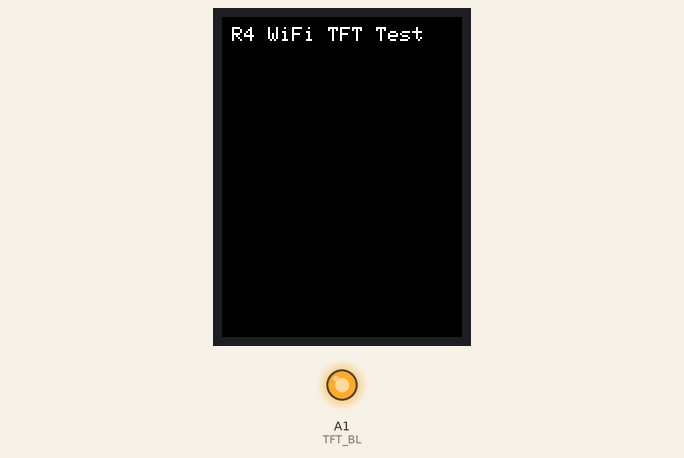
A sketch run on a simulated Arduino Uno, built with avr-gcc and run on an emulated ATmega328P. Parts: 320×240 colour display, output pins drawn as LEDs (lit = HIGH). Random numbers use the default seed unless the sketch sets one; what the sketch prints to the serial monitor is not drawn.

Above: at 1.3 s.
At 8.7 s:
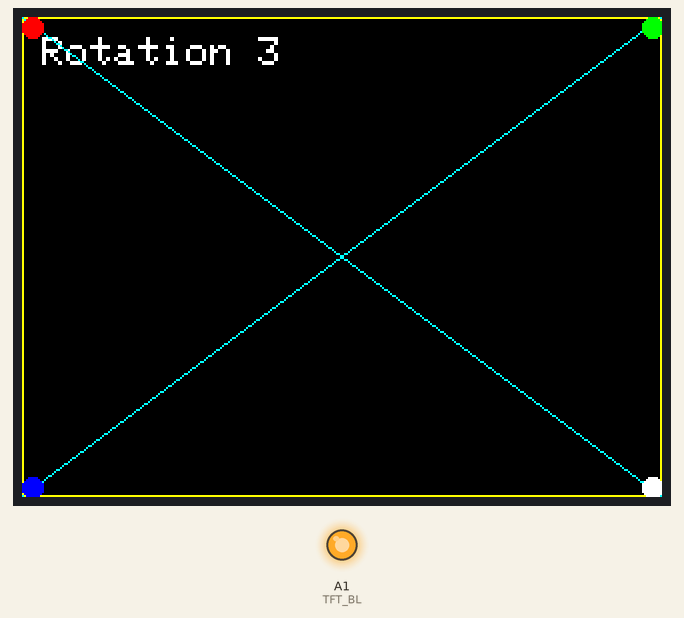
At 10.7 s:
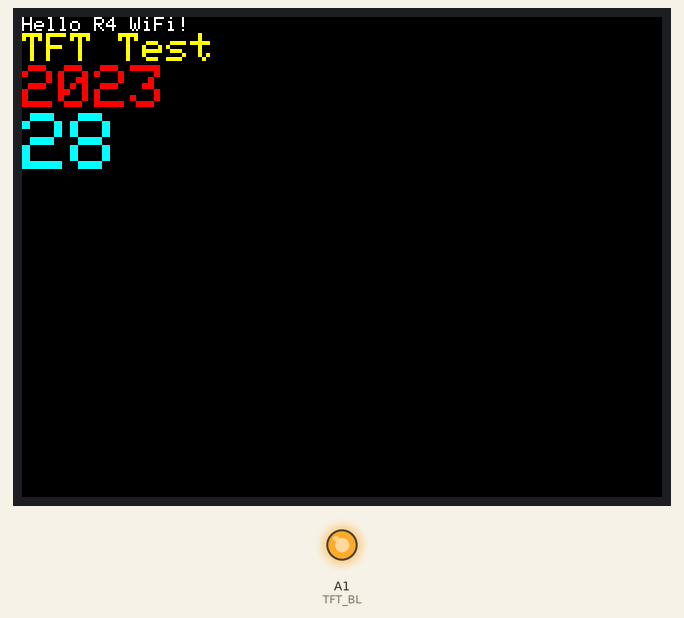
At 12.4 s:
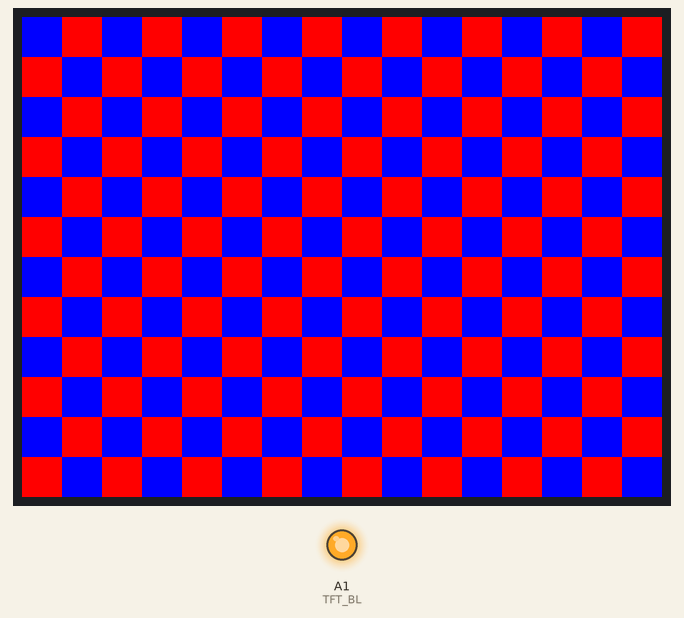
At 14.5 s:
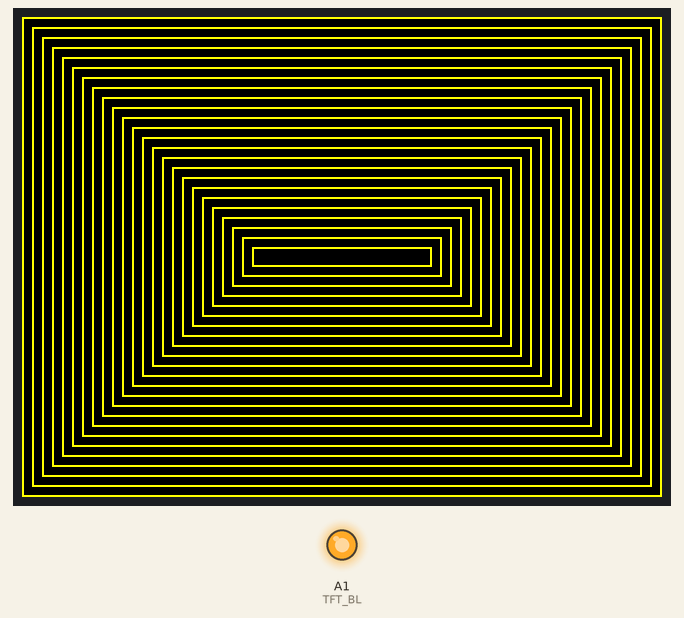
At 17.8 s:
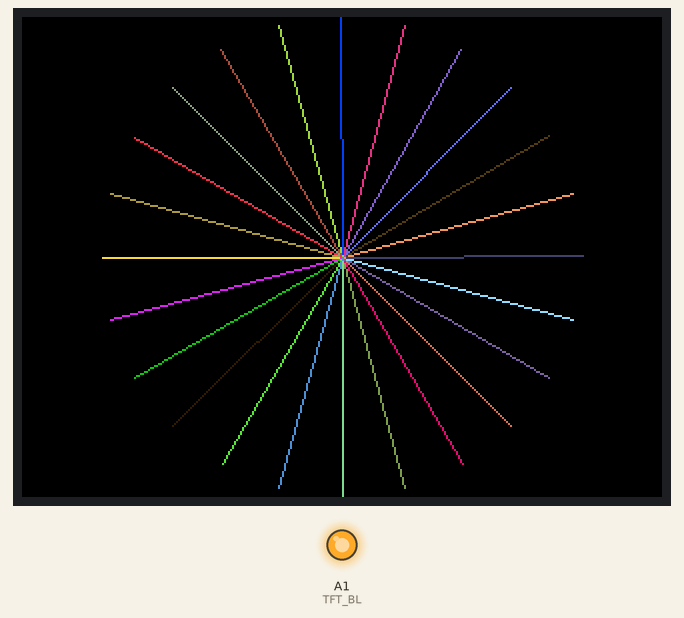

The sketch:

basic_r4_tft_test.ino
```cpp
/*
 * Arduino UNO R4 WiFi TFT uae30ubcf8 ud14cuc2a4ud2b8
 * Arduino IDEuc758 uae30ubcf8 ub77cuc774ube0cub7ecub9acub9cc uc0acuc6a9
 */

#include <Arduino_GFX_Library.h>

// TFT ud540 uc815uc758
#define TFT_DC   9
#define TFT_CS   10
#define TFT_RST  A0
#define TFT_BL   A1

// uc0c9uc0c1 uc815uc758
#define BLACK    0x0000
#define BLUE     0x001F
#define RED      0xF800
#define GREEN    0x07E0
#define CYAN     0x07FF
#define MAGENTA  0xF81F
#define YELLOW   0xFFE0
#define WHITE    0xFFFF

// ud45cuc900 Arduino_GFX ub77cuc774ube0cub7ecub9ac uac1duccb4 uc0acuc6a9
Arduino_DataBus *bus = new Arduino_HWSPI(TFT_DC, TFT_CS);
// 2.8" TFT with ILI9341 controller
Arduino_GFX *gfx = new Arduino_ILI9341(bus, TFT_RST);

void setup() {
  // uc2dcub9acuc5bc ucd08uae30ud654
  Serial.begin(115200);
  delay(1000);  // uc624ub958 uba54uc2dcuc9c0 ucd9cub825uc744 uc704ud574 uc7a0uc2dc ub300uae30
  Serial.println("Arduino UNO R4 WiFi TFT uae30ubcf8 ud14cuc2a4ud2b8 uc2dcuc791");

  // ubc31ub77cuc774ud2b8 uc124uc815
  pinMode(TFT_BL, OUTPUT);
  digitalWrite(TFT_BL, HIGH);
  Serial.println("Backlight ON");

  // TFT ucd08uae30ud654
  Serial.println("TFT ucd08uae30ud654 uc2dcuc791...");
  if (!gfx->begin()) {
    Serial.println("TFT ucd08uae30ud654 uc2e4ud328!");
    while (1);
  }
  Serial.println("TFT ucd08uae30ud654 uc131uacf5");

  // ud654uba74 ud06cuae30 ucd9cub825
  Serial.print("TFT ud574uc0c1ub3c4: ");
  Serial.print(gfx->width());
  Serial.print(" x ");
  Serial.println(gfx->height());

  // ud654uba74 ucd08uae30ud654
  gfx->fillScreen(BLACK);
  gfx->setTextColor(WHITE);
  gfx->setTextSize(2);
  gfx->setCursor(10, 10);
  gfx->println("R4 WiFi TFT Test");
  delay(1000);

  // ubaa8ub4e0 ud68cuc804 ubaa8ub4dc ud14cuc2a4ud2b8
  testAllRotations();

  // uae30ubcf8 ud14cuc2a4ud2b8 uc2e4ud589
  runBasicTest();
}

void loop() {
  // uc0c9uc0c1 ucc44uc6b0uae30 ud14cuc2a4ud2b8 ubc18ubcf5
  static unsigned long lastTime = 0;
  static uint8_t colorIndex = 0;

  if (millis() - lastTime > 3000) { // 3ucd08ub9c8ub2e4 uc0c9uc0c1 ubcc0uacbd
    lastTime = millis();

    switch (colorIndex % 7) {
      case 0:
        Serial.println("RED");
        gfx->fillScreen(RED);
        break;
      case 1:
        Serial.println("GREEN");
        gfx->fillScreen(GREEN);
        break;
      case 2:
        Serial.println("BLUE");
        gfx->fillScreen(BLUE);
        break;
      case 3:
        Serial.println("CYAN");
        gfx->fillScreen(CYAN);
        break;
      case 4:
        Serial.println("MAGENTA");
        gfx->fillScreen(MAGENTA);
        break;
      case 5:
        Serial.println("YELLOW");
        gfx->fillScreen(YELLOW);
        break;
      case 6:
        Serial.println("WHITE");
        gfx->fillScreen(WHITE);
        break;
    }

    // ud604uc7ac ud68cuc804 ubc0f uc0c9uc0c1 uc815ubcf4 ud45cuc2dc
    gfx->setCursor(10, 10);
    gfx->setTextSize(1);
    gfx->setTextColor((colorIndex % 7) == 6 ? BLACK : WHITE);
    gfx->print("Rotation ");
    gfx->println(gfx->getRotation());

    colorIndex++;
  }
}

void testAllRotations() {
  for (uint8_t r = 0; r < 4; r++) {
    Serial.print("Rotation ");
    Serial.println(r);

    gfx->setRotation(r);
    gfx->fillScreen(BLACK);
    gfx->setTextColor(WHITE);
    gfx->setTextSize(2);
    gfx->setCursor(10, 10);
    gfx->print("Rotation ");
    gfx->println(r);

    // ud68cuc804ubcc4 uac00uc2dcuc131 ub192uc740 uac83 uadf8ub9acuae30
    int width = gfx->width();
    int height = gfx->height();

    // uac15uc870 uad6cubd84uc744 uc704ud55c ud14cub450ub9ac
    gfx->drawRect(0, 0, width, height, YELLOW);

    // ub300uac01uc120
    gfx->drawLine(0, 0, width-1, height-1, CYAN);
    gfx->drawLine(0, height-1, width-1, 0, CYAN);

    // uac01 ubaa8uc11cub9acuc5d0 uc6d0 uadf8ub9acuae30
    gfx->fillCircle(5, 5, 5, RED);
    gfx->fillCircle(width-5, 5, 5, GREEN);
    gfx->fillCircle(5, height-5, 5, BLUE);
    gfx->fillCircle(width-5, height-5, 5, WHITE);

    delay(2000);
  }

  // ucd5cuc885 ud68cuc804 uc124uc815
  gfx->setRotation(1); // uac00ub85cubaa8ub4dc
}

void runBasicTest() {
  // ud654uba74 ucd08uae30ud654
  gfx->fillScreen(BLACK);

  // ud14duc2a4ud2b8 ud14cuc2a4ud2b8
  gfx->setTextSize(1);
  gfx->setTextColor(WHITE);
  gfx->setCursor(0, 0);
  gfx->println("Hello R4 WiFi!");
  gfx->setTextColor(YELLOW);
  gfx->setTextSize(2);
  gfx->println("TFT Test");
  gfx->setTextColor(RED);
  gfx->setTextSize(3);
  gfx->println("2023");
  gfx->setTextColor(CYAN);
  gfx->setTextSize(4);
  gfx->print("28");

  delay(1500);

  // uccb4ucee4ubcf4ub4dc ud14cuc2a4ud2b8 (ub354 uba85ud655ud55c ud45cuc2dc ud6a8uacfc)
  gfx->fillScreen(BLACK);
  int blockSize = 20;
  int width = gfx->width();
  int height = gfx->height();

  for (int y = 0; y < height; y += blockSize) {
    for (int x = 0; x < width; x += blockSize) {
      if ((x/blockSize + y/blockSize) % 2) {
        gfx->fillRect(x, y, blockSize, blockSize, RED);
      } else {
        gfx->fillRect(x, y, blockSize, blockSize, BLUE);
      }
    }
  }

  delay(2000);

  // uadf8ub798ud53d uae30ubcf8 ub3c4ud615 ud14cuc2a4ud2b8
  gfx->fillScreen(BLACK);

  // uc0acuac01ud615 uadf8ub9acuae30
  for (int i = 0; i < height/2; i += 5) {
    gfx->drawRect(i, i, width-i*2, height-i*2, YELLOW);
  }

  delay(1500);

  // uc6d0 uadf8ub9acuae30
  gfx->fillScreen(BLACK);
  for (int i = 0; i < max(width,height)/2; i += 15) {
    gfx->drawCircle(width/2, height/2, i, random(0xFFFF));
  }

  delay(1500);

  // uc120 ud14cuc2a4ud2b8 - ubc29uc0acud615 ud328ud134
  gfx->fillScreen(BLACK);
  int cx = width/2;
  int cy = height/2;
  for (int i = 0; i < 360; i += 15) {
    float angle = i * PI / 180;
    int x2 = cx + sin(angle) * min(width, height)/2;
    int y2 = cy + cos(angle) * min(width, height)/2;
    gfx->drawLine(cx, cy, x2, y2, random(0xFFFF));
  }

  delay(2000);
}
```

Measured:
- what the display in image 0 shows lasts 1.1 s, from 1.2 s to 2.3 s
- what the display in image 1 shows lasts 2.1 s, from 8.6 s to 10.7 s
- what the display in image 2 shows lasts 1.7 s, from 10.7 s to 12.4 s
- what the display in image 5 shows lasts 2.0 s, from 17.8 s to 19.8 s
